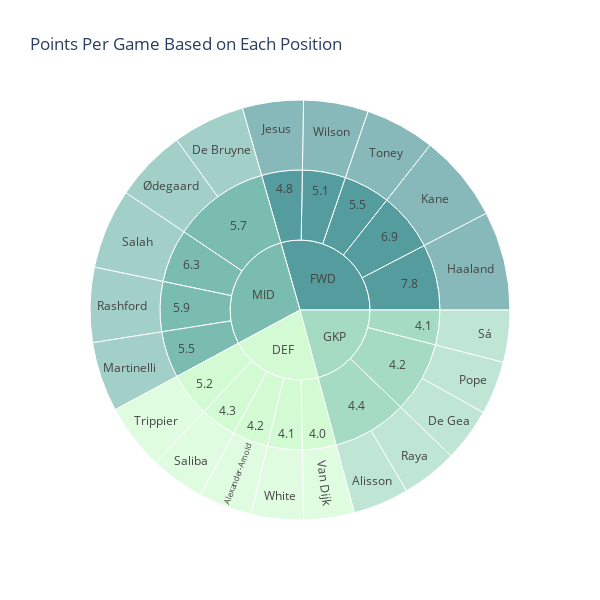

Notebook source saved alongside this figure:
### Code cell
def top_5_ppg_pos(group):
    return group.sort_values("points_per_game", ascending=False).head(5)
pos_ppg = min_20_starts.groupby("position", group_keys=False).apply(top_5_ppg_pos)
pos_ppg.reset_index(drop=True, inplace=True)
fig = px.sunburst(pos_ppg, path=["position", "points_per_game", "web_name"],
            values="points_per_game",
            color="position", color_discrete_sequence=px.colors.sequential.Darkmint,
            hover_data = {'cost', 'team', 'total_points'},
           title="Points Per Game Based on Each Position")
fig.update_layout(width=600, height = 600)
fig.show()

### Figure 1 — Plotly figure (JSON) as saved in the notebook; plotly's stock layout.template omitted (floating-point values rounded to 4 significant figures; data arrays with more than 128 entries replaced by an {"elided": "..."} marker saying what was removed)
{"data": [{"branchvalues": "total", "customdata": {"elided": "41x4 mixed values"}, "domain": {"x": [0, 1], "y": [0, 1]}, "hovertemplate": "labels=%{label}<br>points_per_game=%{value}<br>parent=%{parent}<br>id=%{id}<br>cost=%{customdata[0]}<br>team=%{customdata[1]}<br>total_points=%{customdata[2]}<br>position=%{customdata[3]}<extra></extra>", "ids": ["DEF/4.2/Alexander-Arnold", "GKP/4.4/Alisson", "MID/5.7/De Bruyne", "GKP/4.2/De Gea", "FWD/7.8/Haaland", "GKP/4.2/Pope", "MID/5.5/Martinelli", "MID/5.9/Rashford", "FWD/4.8/Jesus", "FWD/6.9/Kane", "GKP/4.4/Raya", "MID/6.3/Salah", "DEF/4.3/Saliba", "GKP/4.1/Sá", "FWD/5.5/Toney", "FWD/5.1/Wilson", "DEF/5.2/Trippier", "DEF/4.0/Van Dijk", "DEF/4.1/White", "MID/5.7/Ødegaard", "DEF/4.0", "DEF/4.1", "GKP/4.1", "DEF/4.2", "GKP/4.2", "DEF/4.3", "GKP/4.4", "FWD/4.8", "FWD/5.1", "DEF/5.2", "FWD/5.5", "MID/5.5", "MID/5.7", "MID/5.9", "MID/6.3", "FWD/6.9", "FWD/7.8", "DEF", "FWD", "GKP", "MID"], "labels": ["Alexander-Arnold", "Alisson", "De Bruyne", "De Gea", "Haaland", "Pope", "Martinelli", "Rashford", "Jesus", "Kane", "Raya", "Salah", "Saliba", "Sá", "Toney", "Wilson", "Trippier", "Van Dijk", "White", "Ødegaard", "4.0", "4.1", "4.1", "4.2", "4.2", "4.3", "4.4", "4.8", "5.1", "5.2", "5.5", "5.5", "5.7", "5.9", "6.3", "6.9", "7.8", "DEF", "FWD", "GKP", "MID"], "marker": {"colors": ["rgb(210, 251, 212)", "rgb(165, 219, 194)", "rgb(123, 188, 176)", "rgb(165, 219, 194)", "rgb(85, 156, 158)", "rgb(165, 219, 194)", "rgb(123, 188, 176)", "rgb(123, 188, 176)", "rgb(85, 156, 158)", "rgb(85, 156, 158)", "rgb(165, 219, 194)", "rgb(123, 188, 176)", "rgb(210, 251, 212)", "rgb(165, 219, 194)", "rgb(85, 156, 158)", "rgb(85, 156, 158)", "rgb(210, 251, 212)", "rgb(210, 251, 212)", "rgb(210, 251, 212)", "rgb(123, 188, 176)", "rgb(210, 251, 212)", "rgb(210, 251, 212)", "rgb(165, 219, 194)", "rgb(210, 251, 212)", "rgb(165, 219, 194)", "rgb(210, 251, 212)", "rgb(165, 219, 194)", "rgb(85, 156, 158)", "rgb(85, 156, 158)", "rgb(210, 251, 212)", "rgb(85, 156, 158)", "rgb(123, 188, 176)", "rgb(123, 188, 176)", "rgb(123, 188, 176)", "rgb(123, 188, 176)", "rgb(85, 156, 158)", "rgb(85, 156, 158)", "rgb(210, 251, 212)", "rgb(85, 156, 158)", "rgb(165, 219, 194)", "rgb(123, 188, 176)"]}, "name": "", "parents": ["DEF/4.2", "GKP/4.4", "MID/5.7", "GKP/4.2", "FWD/7.8", "GKP/4.2", "MID/5.5", "MID/5.9", "FWD/4.8", "FWD/6.9", "GKP/4.4", "MID/6.3", "DEF/4.3", "GKP/4.1", "FWD/5.5", "FWD/5.1", "DEF/5.2", "DEF/4.0", "DEF/4.1", "MID/5.7", "DEF", "DEF", "GKP", "DEF", "GKP", "DEF", "GKP", "FWD", "FWD", "DEF", "FWD", "MID", "MID", "MID", "MID", "FWD", "FWD", "", "", "", ""], "type": "sunburst", "values": [4.2, 4.4, 5.7, 4.2, 7.8, 4.2, 5.5, 5.9, 4.8, 6.9, 4.4, 6.3, 4.3, 4.1, 5.5, 5.1, 5.2, 4, 4.1, 5.7, 4, 4.1, 4.1, 4.2, 8.4, 4.3, 8.8, 4.8, 5.1, 5.2, 5.5, 5.5, 11.4, 5.9, 6.3, 6.9, 7.8, 21.8, 30.1, 21.3, 29.1]}], "layout": {"height": 600, "legend": {"tracegroupgap": 0}, "sunburstcolorway": ["rgb(210, 251, 212)", "rgb(165, 219, 194)", "rgb(123, 188, 176)", "rgb(85, 156, 158)", "rgb(58, 124, 137)", "rgb(35, 93, 114)", "rgb(18, 63, 90)"], "title": {"text": "Points Per Game Based on Each Position"}, "width": 600}}
